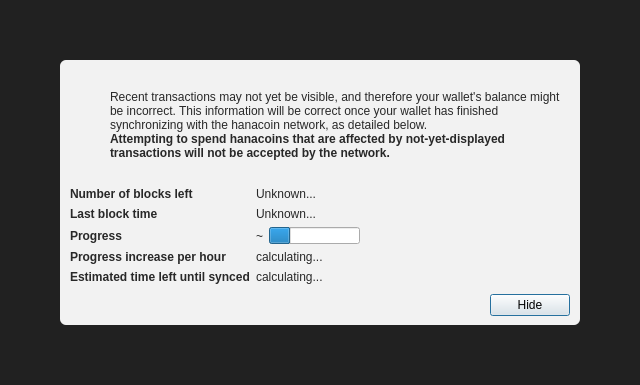
<?xml version="1.0" encoding="UTF-8"?>
<ui version="4.0">
 <class>ModalOverlay</class>
 <widget class="ModalOverlay" name="ModalOverlay">
  <property name="geometry">
   <rect>
    <x>0</x>
    <y>0</y>
    <width>640</width>
    <height>385</height>
   </rect>
  </property>
  <property name="windowTitle">
   <string>Form</string>
  </property>
  <layout class="QVBoxLayout" name="verticalLayout" stretch="0">
   <property name="sizeConstraint">
    <enum>QLayout::SetDefaultConstraint</enum>
   </property>
   <property name="leftMargin">
    <number>0</number>
   </property>
   <property name="topMargin">
    <number>0</number>
   </property>
   <property name="rightMargin">
    <number>0</number>
   </property>
   <property name="bottomMargin">
    <number>0</number>
   </property>
   <item>
    <widget class="QWidget" name="bgWidget" native="true">
     <property name="styleSheet">
      <string notr="true">#bgWidget { background: rgba(0,0,0,220); }</string>
     </property>
     <layout class="QVBoxLayout" name="verticalLayoutMain" stretch="1">
      <property name="leftMargin">
       <number>60</number>
      </property>
      <property name="topMargin">
       <number>60</number>
      </property>
      <property name="rightMargin">
       <number>60</number>
      </property>
      <property name="bottomMargin">
       <number>60</number>
      </property>
      <item>
       <widget class="QWidget" name="contentWidget" native="true">
        <property name="styleSheet">
         <string notr="true">#contentWidget { background: rgba(255,255,255,240); border-radius: 6px; }

QLabel { color: rgb(40,40,40);  }</string>
        </property>
        <layout class="QVBoxLayout" name="verticalLayoutSub" stretch="1,0,0,0">
         <property name="spacing">
          <number>0</number>
         </property>
         <property name="leftMargin">
          <number>10</number>
         </property>
         <property name="topMargin">
          <number>10</number>
         </property>
         <property name="rightMargin">
          <number>10</number>
         </property>
         <property name="bottomMargin">
          <number>10</number>
         </property>
         <item>
          <layout class="QHBoxLayout" name="horizontalLayoutIconText" stretch="0,1">
           <property name="topMargin">
            <number>20</number>
           </property>
           <item>
            <layout class="QVBoxLayout" name="verticalLayoutIcon">
             <property name="leftMargin">
              <number>0</number>
             </property>
             <item>
              <widget class="QPushButton" name="warningIcon">
               <property name="enabled">
                <bool>false</bool>
               </property>
               <property name="text">
                <string/>
               </property>
               <property name="icon">
                <iconset>
                 <normaloff>:/icons/warning</normaloff>
                 <disabledoff>:/icons/warning</disabledoff>:/icons/warning</iconset>
               </property>
               <property name="iconSize">
                <size>
                 <width>48</width>
                 <height>48</height>
                </size>
               </property>
               <property name="flat">
                <bool>true</bool>
               </property>
              </widget>
             </item>
             <item>
              <spacer name="verticalSpacerWarningIcon">
               <property name="orientation">
                <enum>Qt::Vertical</enum>
               </property>
               <property name="sizeHint" stdset="0">
                <size>
                 <width>20</width>
                 <height>40</height>
                </size>
               </property>
              </spacer>
             </item>
            </layout>
           </item>
           <item>
            <layout class="QVBoxLayout" name="verticalLayoutInfoText">
             <property name="leftMargin">
              <number>0</number>
             </property>
             <property name="topMargin">
              <number>0</number>
             </property>
             <item>
              <widget class="QLabel" name="infoText">
               <property name="text">
                <string>Recent transactions may not yet be visible, and therefore your wallet's balance might be incorrect. This information will be correct once your wallet has finished synchronizing with the hanacoin network, as detailed below.</string>
               </property>
               <property name="textFormat">
                <enum>Qt::RichText</enum>
               </property>
               <property name="wordWrap">
                <bool>true</bool>
               </property>
              </widget>
             </item>
             <item>
              <widget class="QLabel" name="infoTextStrong">
               <property name="font">
                <font>
                 <weight>75</weight>
                 <bold>true</bold>
                </font>
               </property>
               <property name="text">
                <string>Attempting to spend hanacoins that are affected by not-yet-displayed transactions will not be accepted by the network.</string>
               </property>
               <property name="textFormat">
                <enum>Qt::RichText</enum>
               </property>
               <property name="wordWrap">
                <bool>true</bool>
               </property>
              </widget>
             </item>
             <item>
              <spacer name="verticalSpacerInTextSpace">
               <property name="orientation">
                <enum>Qt::Vertical</enum>
               </property>
               <property name="sizeHint" stdset="0">
                <size>
                 <width>20</width>
                 <height>40</height>
                </size>
               </property>
              </spacer>
             </item>
            </layout>
           </item>
          </layout>
         </item>
         <item>
          <spacer name="verticalSpacerAfterText">
           <property name="orientation">
            <enum>Qt::Vertical</enum>
           </property>
           <property name="sizeHint" stdset="0">
            <size>
             <width>20</width>
             <height>40</height>
            </size>
           </property>
          </spacer>
         </item>
         <item>
          <layout class="QFormLayout" name="formLayout">
           <property name="fieldGrowthPolicy">
            <enum>QFormLayout::FieldsStayAtSizeHint</enum>
           </property>
           <property name="horizontalSpacing">
            <number>6</number>
           </property>
           <property name="verticalSpacing">
            <number>6</number>
           </property>
           <property name="topMargin">
            <number>10</number>
           </property>
           <item row="0" column="0">
            <widget class="QLabel" name="labelNumberOfBlocksLeft">
             <property name="font">
              <font>
               <weight>75</weight>
               <bold>true</bold>
              </font>
             </property>
             <property name="text">
              <string>Number of blocks left</string>
             </property>
            </widget>
           </item>
           <item row="0" column="1">
            <widget class="QLabel" name="numberOfBlocksLeft">
             <property name="text">
              <string>Unknown...</string>
             </property>
            </widget>
           </item>
           <item row="1" column="0">
            <widget class="QLabel" name="labelLastBlockTime">
             <property name="font">
              <font>
               <weight>75</weight>
               <bold>true</bold>
              </font>
             </property>
             <property name="text">
              <string>Last block time</string>
             </property>
            </widget>
           </item>
           <item row="1" column="1">
            <widget class="QLabel" name="newestBlockDate">
             <property name="sizePolicy">
              <sizepolicy hsizetype="Maximum" vsizetype="Preferred">
               <horstretch>0</horstretch>
               <verstretch>0</verstretch>
              </sizepolicy>
             </property>
             <property name="text">
              <string>Unknown...</string>
             </property>
            </widget>
           </item>
           <item row="2" column="0">
            <widget class="QLabel" name="labelSyncDone">
             <property name="font">
              <font>
               <weight>75</weight>
               <bold>true</bold>
              </font>
             </property>
             <property name="text">
              <string>Progress</string>
             </property>
            </widget>
           </item>
           <item row="2" column="1">
            <layout class="QHBoxLayout" name="horizontalLayoutSync" stretch="0,1">
             <item>
              <widget class="QLabel" name="percentageProgress">
               <property name="text">
                <string notr="true">~</string>
               </property>
              </widget>
             </item>
             <item>
              <widget class="QProgressBar" name="progressBar">
               <property name="value">
                <number>24</number>
               </property>
               <property name="format">
                <string/>
               </property>
              </widget>
             </item>
            </layout>
           </item>
           <item row="4" column="0">
            <widget class="QLabel" name="labelProgressIncrease">
             <property name="font">
              <font>
               <weight>75</weight>
               <bold>true</bold>
              </font>
             </property>
             <property name="text">
              <string>Progress increase per hour</string>
             </property>
            </widget>
           </item>
           <item row="4" column="1">
            <widget class="QLabel" name="progressIncreasePerH">
             <property name="text">
              <string>calculating...</string>
             </property>
            </widget>
           </item>
           <item row="5" column="0">
            <widget class="QLabel" name="labelEstimatedTimeLeft">
             <property name="font">
              <font>
               <weight>75</weight>
               <bold>true</bold>
              </font>
             </property>
             <property name="text">
              <string>Estimated time left until synced</string>
             </property>
            </widget>
           </item>
           <item row="5" column="1">
            <widget class="QLabel" name="expectedTimeLeft">
             <property name="text">
              <string>calculating...</string>
             </property>
            </widget>
           </item>
          </layout>
         </item>
         <item>
          <layout class="QHBoxLayout" name="horizontalLayoutButtons">
           <property name="leftMargin">
            <number>10</number>
           </property>
           <property name="topMargin">
            <number>10</number>
           </property>
           <item>
            <spacer name="horizontalSpacer">
             <property name="orientation">
              <enum>Qt::Horizontal</enum>
             </property>
             <property name="sizeHint" stdset="0">
              <size>
               <width>40</width>
               <height>20</height>
              </size>
             </property>
            </spacer>
           </item>
           <item>
            <widget class="QPushButton" name="closeButton">
             <property name="text">
              <string>Hide</string>
             </property>
             <property name="focusPolicy">
              <enum>Qt::StrongFocus</enum>
             </property>
             <property name="default">
              <bool>true</bool>
             </property>
            </widget>
           </item>
          </layout>
         </item>
        </layout>
       </widget>
      </item>
     </layout>
    </widget>
   </item>
  </layout>
 </widget>
 <customwidgets>
  <customwidget>
   <class>ModalOverlay</class>
   <extends>QWidget</extends>
   <header>qt/modaloverlay.h</header>
   <container>1</container>
  </customwidget>
 </customwidgets>
 <resources/>
 <connections/>
</ui>
